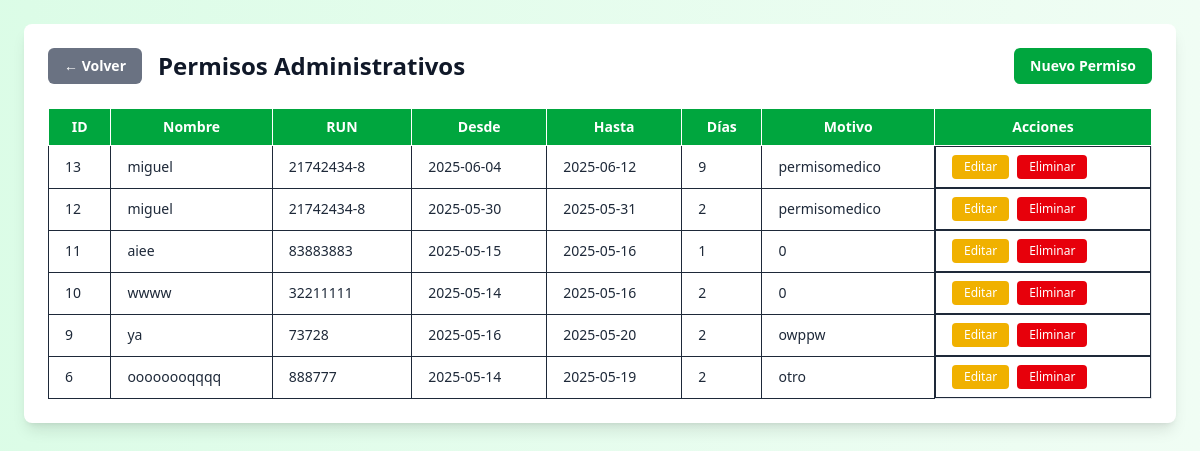
The page / on the database its author committed.
### tables this page shows
CREATE TABLE `permisos_administrativos` (
  `id` int(11) NOT NULL,
  `fecha_solicitud` date NOT NULL,
  `nombre_completo` varchar(100) NOT NULL,
  `cargo_funcion` varchar(100) NOT NULL,
  `run` varchar(20) NOT NULL,
  `anios_servicio` int(11) NOT NULL,
  `fecha_desde` date NOT NULL,
  `fecha_hasta` date NOT NULL,
  `numero_dias` int(11) NOT NULL,
  `motivo` text NOT NULL,
  `dias_ocupados` int(11) NOT NULL,
  `dias_restantes` int(11) NOT NULL,
  `firma_encargado` varchar(100) NOT NULL,
  `fecha_autorizacion` date NOT NULL,
  `id_usuario` int(11) DEFAULT NULL,
  `estado` enum('pendiente','aceptado','rechazado') DEFAULT 'pendiente'
);

### index.php (the view, shortened to what this page needs)
<?php include("conexion.php");
$resultado = $conexion->query("SELECT * FROM permisos_administrativos ORDER BY id DESC");
?>
<!DOCTYPE html>
<html lang="es" class="dark">
<head>
  <link rel="stylesheet" href="src/output.css">
</head>
<body class="bg-gradient-to-r from-green-100 to-green-50 dark:from-slate-900 dark:to-slate-800 min-h-screen text-gray-900 dark:text-white p-6">
  <div class="max-w-7xl mx-auto bg-white dark:bg-slate-950 shadow-lg rounded-lg p-6">
    <div class="flex justify-between items-center mb-6">
      <div class="flex items-center space-x-4">
        <a href="vista_admin.php" class="px-4 py-2 bg-gray-500 hover:bg-gray-600 text-white rounded-md text-sm font-semibold transition-colors">
          ← Volver
        </a>
        <h2 class="text-2xl font-semibold">Permisos Administrativos</h2>
      </div>
      <a href="crear.php" class="px-4 py-2 bg-green-600 hover:bg-green-700 text-white rounded-md text-sm font-semibold transition-colors">Nuevo Permiso</a>
    </div>
    <div class="overflow-x-auto">
      <table class="min-w-full text-sm border-collapse border border-gray-200 dark:border-gray-700">
        <thead class="bg-green-600 text-white dark:bg-green-800">
          <tr>
            <th class="py-2 px-4 border">ID</th>
            <th class="py-2 px-4 border">Nombre</th>
            <th class="py-2 px-4 border">RUN</th>
            <th class="py-2 px-4 border">Desde</th>
            <th class="py-2 px-4 border">Hasta</th>
            <th class="py-2 px-4 border">Días</th>
            <th class="py-2 px-4 border">Motivo</th>
            <th class="py-2 px-4 border">Acciones</th>
          </tr>
        </thead>
        <tbody class="text-gray-800 dark:text-slate-300">
          <?php while ($row = $resultado->fetch_assoc()): ?>
            <tr class="hover:bg-gray-100 dark:hover:bg-slate-800 transition-colors">
              <td class="py-2 px-4 border"><?= $row['id'] ?></td>
              <td class="py-2 px-4 border"><?= $row['nombre_completo'] ?></td>
              <td class="py-2 px-4 border"><?= $row['run'] ?></td>
              <td class="py-2 px-4 border"><?= $row['fecha_desde'] ?></td>
              <td class="py-2 px-4 border"><?= $row['fecha_hasta'] ?></td>
              <td class="py-2 px-4 border"><?= $row['numero_dias'] ?></td>
              <td class="py-2 px-4 border"><?= $row['motivo'] ?></td>
              <td class="py-2 px-4 border flex space-x-2">
                <a href="editar.php?id=<?= $row['id'] ?>" class="px-3 py-1 bg-yellow-500 hover:bg-yellow-600 text-white rounded text-xs">Editar</a>
                <a href="eliminar.php?id=<?= $row['id'] ?>" onclick="return confirm('¿Estás seguro de eliminar este permiso?')" class="px-3 py-1 bg-red-600 hover:bg-red-700 text-white rounded text-xs">Eliminar</a>
              </td>
            </tr>
          <?php endwhile; ?>
        </tbody>
      </table>
    </div>
  </div>
</body>
</html>

### rows shown on the page
permisos_administrativos: id "13", nombre_completo "miguel", run "21742434-8", fecha_desde "2025-06-04", fecha_hasta "2025-06-12", numero_dias "9", motivo "permisomedico"
permisos_administrativos: id "12", nombre_completo "miguel", run "21742434-8", fecha_desde "2025-05-30", fecha_hasta "2025-05-31", numero_dias "2", motivo "permisomedico"
permisos_administrativos: id "11", nombre_completo "aiee", run "83883883", fecha_desde "2025-05-15", fecha_hasta "2025-05-16", numero_dias "1", motivo "0"
permisos_administrativos: id "10", nombre_completo "wwww", run "32211111", fecha_desde "2025-05-14", fecha_hasta "2025-05-16", numero_dias "2", motivo "0"
permisos_administrativos: id "9", nombre_completo "ya", run "73728", fecha_desde "2025-05-16", fecha_hasta "2025-05-20", numero_dias "2", motivo "owppw"
permisos_administrativos: id "6", nombre_completo "oooooooqqqq", run "888777", fecha_desde "2025-05-14", fecha_hasta "2025-05-19", numero_dias "2", motivo "otro"
